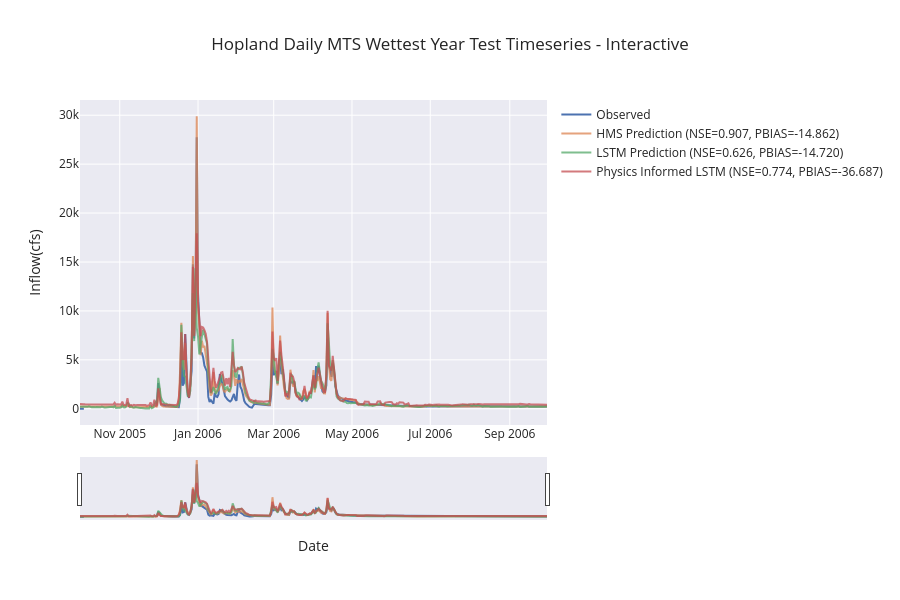

The notebook cell this image was saved under:
### Code cell
if not skip_best_model_test:
    plot_timeseries_comparison(source=(no_physics_test_csv_1D, physics_test_csv_1D, path_to_physics_data_1D), title="Hopland Daily MTS Wettest Year Test Timeseries - Interactive", backend="plotly", metrics=metric_list, start_date=wettest_start_test, end_date=wettest_end_test, metrics_out="hopland_mts_wet_test_metrics_1D.csv", ts_out="hopland_mts_wet_test_1D_combined_ts.csv", fig_out="hopland_mts_wet_test_1D_model_comparison.png", legend_font=12, axis_font=22)
else:
    plot_timeseries_comparison(source=combined_df_test_1D, title="Hopland Daily MTS Wettest Year Test Timeseries - Interactive", backend="plotly", metrics=metric_list, start_date=wettest_start_test, end_date=wettest_end_test, metrics_out="hopland_mts_wet_test_metrics_1D.csv", ts_out="hopland_mts_wet_test_1D_combined_ts.csv", fig_out="hopland_mts_wet_test_1D_model_comparison.png", legend_font=12, axis_font=22)

### Figure 1 — Plotly figure (JSON) as saved in the notebook; plotly's stock layout.template omitted (floating-point values rounded to 4 significant figures; data arrays with more than 128 entries replaced by an {"elided": "..."} marker saying what was removed)
{"data": [{"line": {"width": 2}, "mode": "lines", "name": "Observed", "type": "scatter", "x": {"elided": "365 str values"}, "y": {"elided": "365 float values"}}, {"line": {"width": 2}, "mode": "lines", "name": "HMS Prediction (NSE=0.907, PBIAS=-14.862)", "opacity": 0.75, "type": "scatter", "x": {"elided": "365 str values"}, "y": {"elided": "365 float values"}}, {"line": {"width": 2}, "mode": "lines", "name": "LSTM Prediction (NSE=0.626, PBIAS=-14.720)", "opacity": 0.75, "type": "scatter", "x": {"elided": "365 str values"}, "y": {"elided": "365 float values"}}, {"line": {"width": 2}, "mode": "lines", "name": "Physics Informed LSTM (NSE=0.774, PBIAS=-36.687)", "opacity": 0.75, "type": "scatter", "x": {"elided": "365 str values"}, "y": {"elided": "365 float values"}}], "layout": {"height": 600, "hovermode": "x unified", "legend": {"bgcolor": "rgba(0,0,0,0)", "font": {"size": 12}, "x": 1.02, "xanchor": "left", "y": 1, "yanchor": "top"}, "margin": {"r": 300}, "title": {"text": "Hopland Daily MTS Wettest Year Test Timeseries - Interactive"}, "xaxis": {"rangeslider": {"visible": true}, "title": {"text": "Date"}, "type": "date"}, "yaxis": {"title": {"text": "Inflow(cfs)"}}}}
